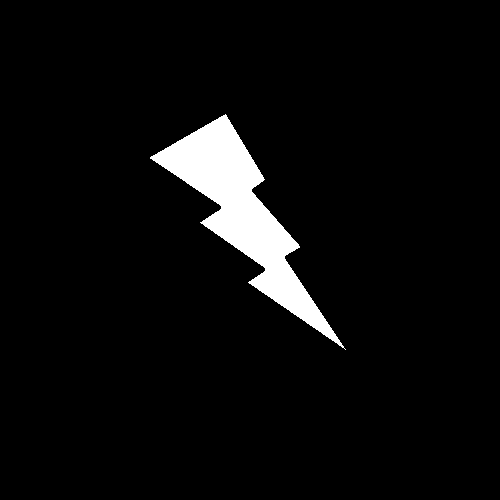
#> input picture Computer Vision/00OpenCV/找线、角度、旋转、定位、模板/flash.png, 500 x 500 px
$ python '形状近似.py'
#> lines starting #> are read from the running program, lines starting #| are printed output that depends on the picture; after the words box and inside, x2 and y2 are one past the last pixel; in counts of white or black regions, pixels touching at a corner belong together
import cv2
import numpy as np

img = cv2.imread('flash.png')
#> img is the input picture: shape (500, 500, 3); 4.7% white; 1 white region, box (x1, y1, x2, y2) and area: (150, 114, 346, 350) 11737
gray = cv2.cvtColor(img, cv2.COLOR_BGR2GRAY)
#> gray: shape (500, 500); 4.7% white; 1 white region
ret, thresh = cv2.threshold(gray, 127, 255, 0)
contours, hierarchy = cv2.findContours(thresh, 1, 2)
#> contours = 1 contour; box (x1, y1, x2, y2) and area: (150, 114, 346, 350) 11438

cnt = contours[0]
#> cnt = contour of 390 points, box (x1, y1, x2, y2) (150, 114, 346, 350), area 11438

epsilon = 0.0005*cv2.arcLength(cnt, True)
#> epsilon = 0.38
approx = cv2.approxPolyDP(cnt, epsilon, True)
#> approx = contour of 284 points, box (x1, y1, x2, y2) (150, 114, 346, 350), area 11438
cv2.polylines(img, [approx], True, (0, 0, 255), 2)
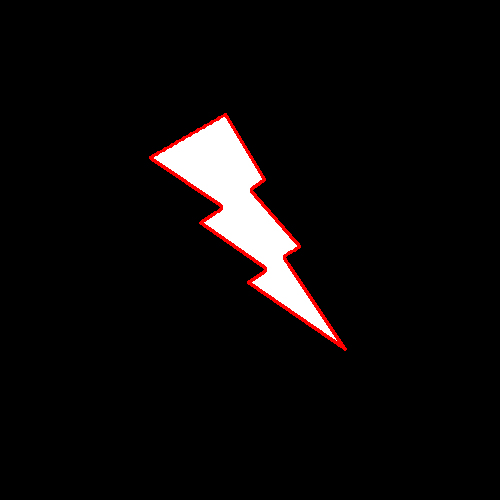
#> img: shape (500, 500, 3); 0.99% of pixels changed, all inside (x1, y1, x2, y2) = (149, 113, 347, 351)

res = cv2.matchShapes(cnt, cnt, 3, 0.0)
#> res = 0
print(res)
#| 0.0
cv2.imshow("polylines", img)
cv2.waitKey(0)
cv2.destroyAllWindows()
